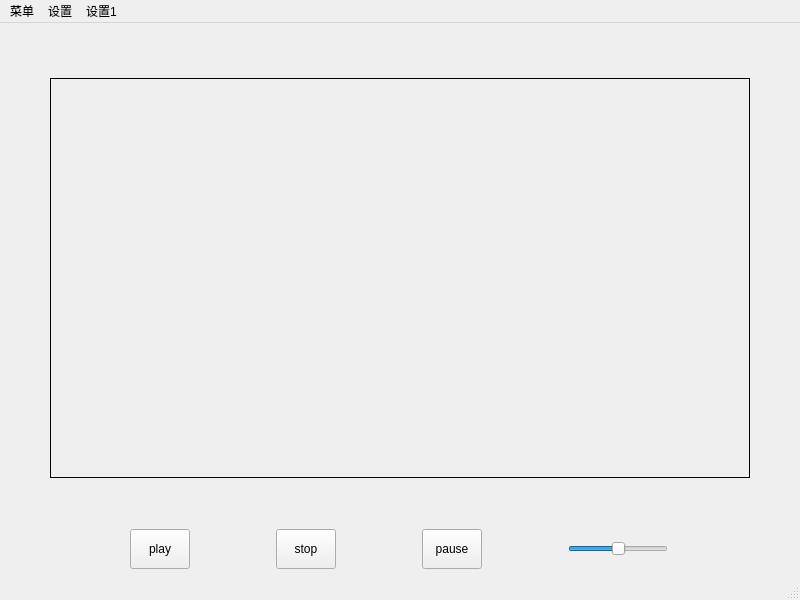
<?xml version="1.0" encoding="UTF-8"?>
<ui version="4.0">
 <class>MainWindow</class>
 <widget class="QMainWindow" name="MainWindow">
  <property name="geometry">
   <rect>
    <x>0</x>
    <y>0</y>
    <width>800</width>
    <height>600</height>
   </rect>
  </property>
  <property name="windowTitle">
   <string>MainWindow</string>
  </property>
  <widget class="QWidget" name="centralwidget">
   <layout class="QGridLayout" name="gridLayout_2">
    <item row="0" column="0">
     <layout class="QGridLayout" name="gridLayout">
      <item row="1" column="1">
       <widget class="QWidget" name="videoShowWindow" native="true">
        <property name="sizePolicy">
         <sizepolicy hsizetype="Fixed" vsizetype="Fixed">
          <horstretch>0</horstretch>
          <verstretch>0</verstretch>
         </sizepolicy>
        </property>
        <property name="minimumSize">
         <size>
          <width>700</width>
          <height>400</height>
         </size>
        </property>
        <property name="maximumSize">
         <size>
          <width>700</width>
          <height>400</height>
         </size>
        </property>
        <property name="styleSheet">
         <string notr="true">border:1px solid;</string>
        </property>
       </widget>
      </item>
      <item row="3" column="1">
       <layout class="QHBoxLayout" name="horizontalLayout">
        <item>
         <widget class="QPushButton" name="playBtn">
          <property name="minimumSize">
           <size>
            <width>60</width>
            <height>40</height>
           </size>
          </property>
          <property name="maximumSize">
           <size>
            <width>60</width>
            <height>40</height>
           </size>
          </property>
          <property name="text">
           <string>play</string>
          </property>
         </widget>
        </item>
        <item>
         <widget class="QPushButton" name="stopBtn">
          <property name="minimumSize">
           <size>
            <width>60</width>
            <height>40</height>
           </size>
          </property>
          <property name="maximumSize">
           <size>
            <width>60</width>
            <height>40</height>
           </size>
          </property>
          <property name="text">
           <string>stop</string>
          </property>
         </widget>
        </item>
        <item>
         <widget class="QPushButton" name="pauseBtn">
          <property name="minimumSize">
           <size>
            <width>60</width>
            <height>40</height>
           </size>
          </property>
          <property name="maximumSize">
           <size>
            <width>60</width>
            <height>40</height>
           </size>
          </property>
          <property name="text">
           <string>pause</string>
          </property>
         </widget>
        </item>
        <item>
         <widget class="QSlider" name="horizontalSlider">
          <property name="minimumSize">
           <size>
            <width>100</width>
            <height>0</height>
           </size>
          </property>
          <property name="maximumSize">
           <size>
            <width>100</width>
            <height>16777215</height>
           </size>
          </property>
          <property name="minimum">
           <number>-50</number>
          </property>
          <property name="maximum">
           <number>50</number>
          </property>
          <property name="value">
           <number>0</number>
          </property>
          <property name="orientation">
           <enum>Qt::Horizontal</enum>
          </property>
         </widget>
        </item>
       </layout>
      </item>
      <item row="2" column="1">
       <spacer name="verticalSpacer">
        <property name="orientation">
         <enum>Qt::Vertical</enum>
        </property>
        <property name="sizeHint" stdset="0">
         <size>
          <width>20</width>
          <height>40</height>
         </size>
        </property>
       </spacer>
      </item>
      <item row="0" column="1">
       <spacer name="verticalSpacer_2">
        <property name="orientation">
         <enum>Qt::Vertical</enum>
        </property>
        <property name="sizeHint" stdset="0">
         <size>
          <width>20</width>
          <height>40</height>
         </size>
        </property>
       </spacer>
      </item>
      <item row="1" column="0">
       <spacer name="horizontalSpacer">
        <property name="orientation">
         <enum>Qt::Horizontal</enum>
        </property>
        <property name="sizeHint" stdset="0">
         <size>
          <width>40</width>
          <height>20</height>
         </size>
        </property>
       </spacer>
      </item>
      <item row="1" column="2">
       <spacer name="horizontalSpacer_2">
        <property name="orientation">
         <enum>Qt::Horizontal</enum>
        </property>
        <property name="sizeHint" stdset="0">
         <size>
          <width>40</width>
          <height>20</height>
         </size>
        </property>
       </spacer>
      </item>
     </layout>
    </item>
   </layout>
  </widget>
  <widget class="QMenuBar" name="menubar">
   <property name="geometry">
    <rect>
     <x>0</x>
     <y>0</y>
     <width>800</width>
     <height>26</height>
    </rect>
   </property>
   <widget class="QMenu" name="menu">
    <property name="title">
     <string>菜单</string>
    </property>
    <addaction name="openAction"/>
   </widget>
   <widget class="QMenu" name="menu_2">
    <property name="title">
     <string>设置</string>
    </property>
    <widget class="QMenu" name="menu_4">
     <property name="title">
      <string>视频设置</string>
     </property>
     <addaction name="encodeAction"/>
    </widget>
    <addaction name="menu_4"/>
    <addaction name="voiceSetAction"/>
   </widget>
   <widget class="QMenu" name="menu_3">
    <property name="title">
     <string>设置1</string>
    </property>
   </widget>
   <addaction name="menu"/>
   <addaction name="menu_2"/>
   <addaction name="menu_3"/>
  </widget>
  <widget class="QStatusBar" name="statusbar"/>
  <action name="openAction">
   <property name="text">
    <string>open</string>
   </property>
  </action>
  <action name="voiceSetAction">
   <property name="text">
    <string>音频设置</string>
   </property>
  </action>
  <action name="encodeAction">
   <property name="text">
    <string>编码</string>
   </property>
  </action>
 </widget>
 <resources/>
 <connections/>
</ui>
